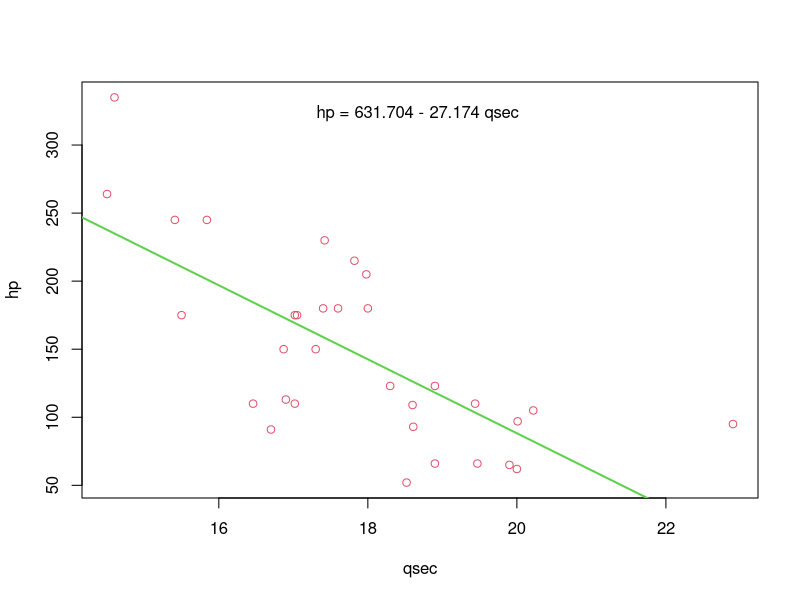

Generate this figure with R:
## ---- chunk 1
knitr::opts_chunk$set(echo = TRUE, message = FALSE)
## ---- chunk 2
library(dplyr)
library(tidyr)
## ---- chunk 3
summary(mtcars)
## ---- chunk 4
mtcars
## ---- chunk 5
LinearReg <- lm(hp ~ qsec, data = mtcars)
## ---- chunk 6
summary(LinearReg)
## ---- chunk 7
plot(hp ~ qsec, data = mtcars, col=2)
abline(LinearReg,col=3,lwd=2)
bs <- round(coef(LinearReg), 3) 
lmlab <- paste0("hp = ", bs[1],
             ifelse(sign(bs[2])==1, " + ", " - "), abs(bs[2]), " qsec ")
mtext(lmlab, 3, line=-2)
